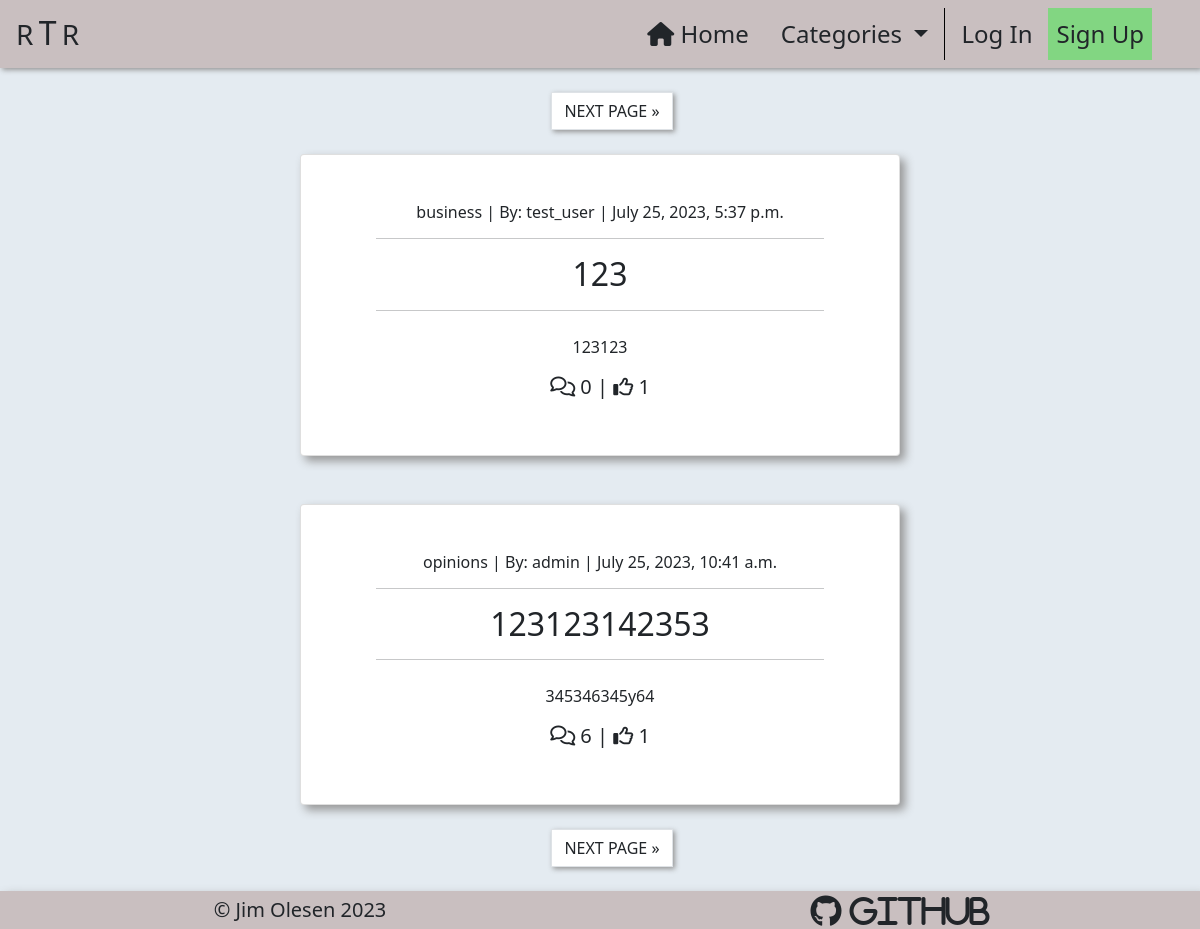
The page / on the database its author committed.
### home/models.py (models this page shows, shortened)
class Post(models.Model):
    title = models.CharField(max_length=200)
    slug = models.SlugField(
        max_length=200,
        null=True,
        blank=True
    )
    author = models.ForeignKey(
        User,
        on_delete=models.CASCADE,
        related_name='posts'
    )
    excerpt = models.TextField(max_length=300, null=True, blank=True)
    content = models.TextField()
    category = models.ForeignKey(
        Category,
        max_length=30,
        null=True,
        blank=True,
        on_delete=models.SET_NULL
    )
    created_on = models.DateTimeField(auto_now_add=True)
    status = models.IntegerField(choices=STATUS, default=1)
    likes = models.ManyToManyField(User, related_name='likes', blank=True)
    class Meta:
        ordering = ['-created_on']

class Category(models.Model):
    class Meta:
        verbose_name_plural = 'Categories'
    friendly_name = models.CharField(max_length=254)
    name = models.CharField(max_length=254, null=True, blank=True)
    def get_friendly_name(self):
        return self.friendly_name

### home/views.py (the view)
# urls.py: path('', views.PostList.as_view(), name="index"),
class PostList(ListView):
    model = Post
    ordering = ['-created_on']
    template_name = "home/index.html"
    paginate_by = 2
    def get_queryset(self):
        category = self.request.GET.get('category')
        if category is not None:
            return Post.objects.filter(
                    category=category,
                    status=1
                   )
        else:
            return Post.objects.filter(status=1)
    def get_context_data(self, **kwargs):
        context = super().get_context_data(**kwargs)
        context["category"] = self.request.GET.get('category', None)
        return context

### home/context_processors.py (called while the page is built)
def categories(request):
    return {
        'categories': Category.objects.all()
    }

### home/templates/home/index.html (shortened to what this page needs)
{% extends "base.html" %}
{% load static %}
{% block content %}
    <div class="container-fluid p-0">
        {% if is_paginated %}
            <nav aria-label="Upper page navigation">
                <ul class="pagination justify-content-center mt-4">
                    {% if page_obj.has_next %}
                        <li>
                            <a href="?page={{ page_obj.next_page_number }}{% if category != None %}&category={{ category }}{% endif %}"
                               class="page-link text-dark ms-4 box-shadow-smol">
                                NEXT PAGE &raquo;
                            </a>
                        </li>
                    {% endif %}
                </ul>
            </nav>
        {% endif %}
        <div class="row g-0">
            <div class="col-md-8 col-lg-6 offset-md-2 offset-lg-3 text-center">
                {% for post in post_list %}
                    <div class="card box-shadow-large card-border {% if is_paginated and forloop.first %}
                                                    mt-2
                                                 {% else %}
                                                    mt-5
                                                {% endif %}
                                                ">
                        <a href="{% url 'post_detail' post.slug %}"
                            class="post-detail-link d-block my-5 text-dark text-decoration-none">
                            <h6>{{ post.category.name }} | By: {{ post.author | safe }}
                                <span class="post-date"> | {{ post.created_on }}</span>
                            </h6>
                            <hr class="w-75" style="margin-left: 12.5%;">
                            <h2 class="card-title">
                                {{ post.title }}
                            </h2>
                            <hr class="w-75" style="margin-left: 12.5%;">
                            {% if post.excerpt %}
                                <p class="mt-4 mx-2">{{ post.excerpt }}</p>
                            {% endif %}
                            <h5>
                                <span><i class="fa-regular fa-comments"></i> {{ post.comments.count }}</span> |
                                <span><i class="fa-regular fa-thumbs-up"></i> {{ post.likes.count }}</span>
                            </h5>
                        </a>
                    </div>
                {% endfor %}
                {% if is_paginated %}
                    <nav aria-label="Upper page navigation">
                        <ul class="pagination justify-content-center mt-4 mb-4">
                            {% if page_obj.has_next %}
                                <li>
                                    <a href="?page={{ page_obj.next_page_number }}{% if category != None %}&category={{ category }}{% endif %}"
                                       class="page-link text-dark ms-4 box-shadow-smol">
                                        NEXT PAGE &raquo;
                                    </a>
                                </li>
                            {% endif %}
                        </ul>
                    </nav>
                {% endif %}
            </div>
        </div>
    </div>
{% endblock %}

### static/css/base.css (style rules this page uses)
.box-shadow-large { box-shadow: 5px 5px 10px rgb(150, 150, 150); }
.box-shadow-smol { box-shadow: 2px 2px 5px rgb(150, 150, 150); }
.bg-alice { background-color: #e4ebf1; }

### rows shown on the page
Post: category.name "business", author "test_user", created_on "July 25, 2023, 5:37 p.m.", title "123", excerpt "123123", comments.count "0", likes.count "1"
Post: category.name "opinions", author "admin", created_on "July 25, 2023, 10:41 a.m.", title "123123142353", excerpt "345346345y64", comments.count "6", likes.count "1"
